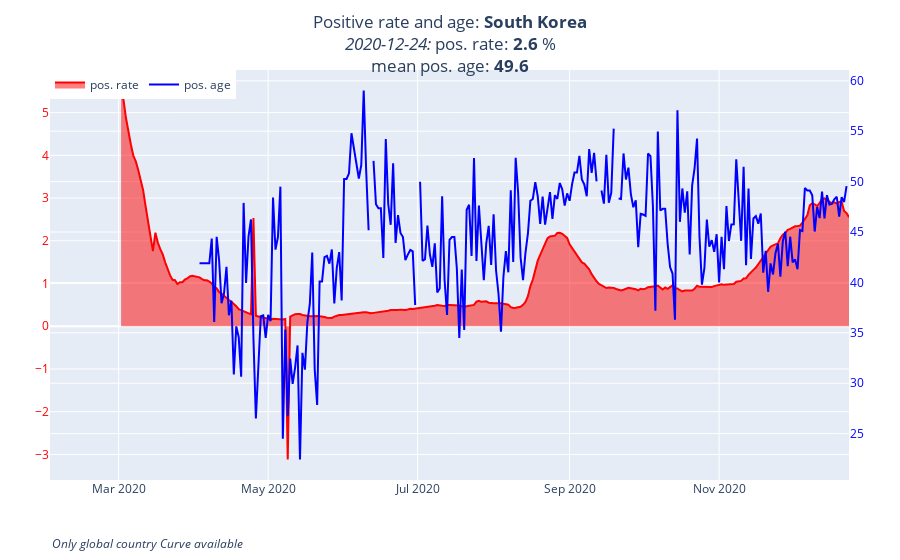

The code cell stored with this chart in its notebook:
### Code cell
create_fig_pos_rate(df_feat_kr, "South Korea")

### Figure 1 — Plotly figure (JSON) as saved in the notebook; plotly's stock layout.template omitted (floating-point values rounded to 4 significant figures; data arrays with more than 128 entries replaced by an {"elided": "..."} marker saying what was removed)
{"data": [{"fill": "tozeroy", "line": {"color": "red"}, "mode": "lines", "name": "pos. rate", "type": "scatter", "x": {"elided": "327 str values"}, "xaxis": "x", "y": {"elided": "327 float values"}, "yaxis": "y"}, {"line": {"color": "blue"}, "mode": "lines", "name": "pos. age", "type": "scatter", "x": {"elided": "327 str values"}, "xaxis": "x", "y": {"elided": "327 float values"}, "yaxis": "y2"}], "layout": {"annotations": [{"showarrow": false, "text": "<i>Only global country Curve available<br></i>", "x": 0, "xref": "paper", "y": -0.18, "yref": "paper"}], "font": {"size": 12}, "legend": {"orientation": "h", "x": 0, "y": 1}, "margin": {"l": 50, "r": 0, "t": 70}, "showlegend": true, "title": {"text": "Positive rate and age: <b>South Korea</b><br><i>2020-12-24:</i> pos. rate:<b> 2.6</b> %<br>mean pos. age:<b> 49.6</b>", "x": 0.5, "xanchor": "center", "y": 0.95, "yanchor": "top"}, "xaxis": {"anchor": "y", "domain": [0, 0.94]}, "yaxis": {"anchor": "x", "color": "red", "domain": [0, 1]}, "yaxis2": {"anchor": "x", "color": "blue", "overlaying": "y", "side": "right"}}}
